Frame 1 (no input): blank canvas, image omitted
Frame 60 (no input): blank canvas, image omitted
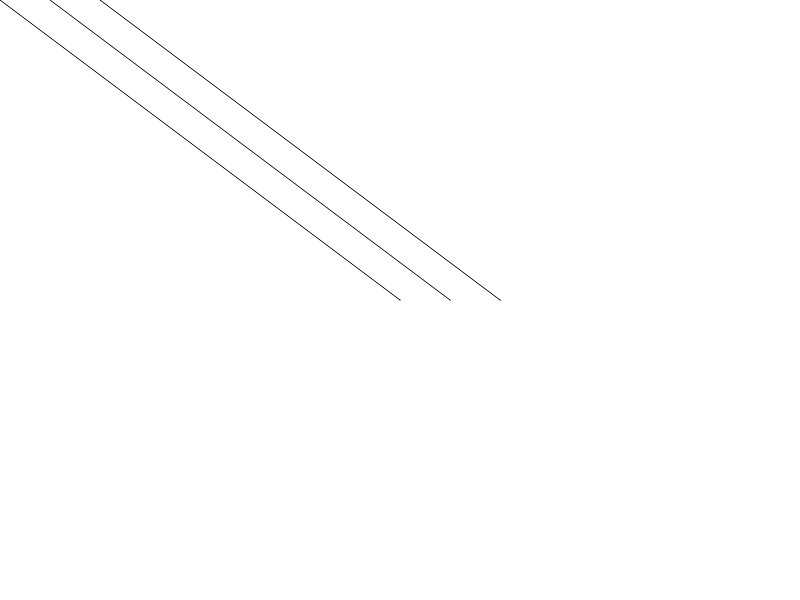
Frame 120 (the mouse pressed at the canvas centre since frame 60)

The p5.js sketch whose frames 1 and 60 were blank and that drew this single picture after the mouse press (run headless with seeded random() and noise() and a simulated clock; from frame 60 on, the mouse is pressed at the canvas centre):

// p5.js sketch
// ── sketch.js
var containerx = [];
var containery = [];

function setup() {
  createCanvas(800,600);
}

function draw() {
	background(255);

	for(var i=0; i< 3; i++){
		for(var j=0; j<containerx.length-1; j++) {
			line(containerx[j] + i * 50,containery[j],containerx[j+1] + i * 50,containery[j+1]);
		}
	}
}

function mousePressed() {
	containerx.push(mouseX);
	containery.push(mouseY);	
}

function mouseMoved(){
	containerx.push(mouseX);
	containery.push(mouseY);
}
